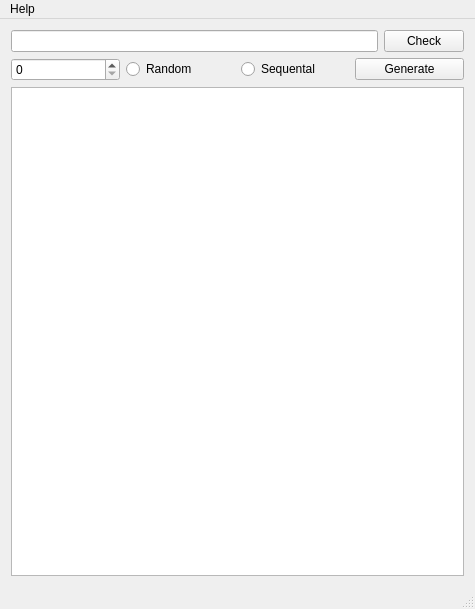
<?xml version="1.0" encoding="UTF-8"?>
<ui version="4.0">
 <class>MainWindow</class>
 <widget class="QMainWindow" name="MainWindow">
  <property name="geometry">
   <rect>
    <x>0</x>
    <y>0</y>
    <width>475</width>
    <height>609</height>
   </rect>
  </property>
  <property name="windowTitle">
   <string>TurkishIdQt</string>
  </property>
  <property name="windowIcon">
   <iconset resource="turkishidqt.qrc">
    <normaloff>:/image/TurkishIdQt.png</normaloff>:/image/TurkishIdQt.png</iconset>
  </property>
  <widget class="QWidget" name="centralWidget">
   <layout class="QVBoxLayout" name="verticalLayout">
    <item>
     <layout class="QHBoxLayout" name="horizontalLayout">
      <item>
       <widget class="QLineEdit" name="lineEditTC"/>
      </item>
      <item>
       <widget class="QPushButton" name="pushButtonCheck">
        <property name="text">
         <string>Check</string>
        </property>
       </widget>
      </item>
     </layout>
    </item>
    <item>
     <layout class="QHBoxLayout" name="horizontalLayout_2">
      <item>
       <widget class="QSpinBox" name="spinBoxGenerate">
        <property name="maximum">
         <number>1000000000</number>
        </property>
       </widget>
      </item>
      <item>
       <widget class="QRadioButton" name="radioButtonRandom">
        <property name="text">
         <string>Random</string>
        </property>
       </widget>
      </item>
      <item>
       <widget class="QRadioButton" name="radioButtonSequental">
        <property name="text">
         <string>Sequental</string>
        </property>
       </widget>
      </item>
      <item>
       <widget class="QPushButton" name="pushButtonGenerate">
        <property name="text">
         <string>Generate</string>
        </property>
       </widget>
      </item>
     </layout>
    </item>
    <item>
     <widget class="QPlainTextEdit" name="plainTextEditGenerate"/>
    </item>
   </layout>
  </widget>
  <widget class="QMenuBar" name="menuBar">
   <property name="geometry">
    <rect>
     <x>0</x>
     <y>0</y>
     <width>475</width>
     <height>18</height>
    </rect>
   </property>
   <widget class="QMenu" name="menuHelp">
    <property name="title">
     <string>Help</string>
    </property>
    <addaction name="actionAbout"/>
   </widget>
   <addaction name="menuHelp"/>
  </widget>
  <widget class="QStatusBar" name="statusBar"/>
  <action name="actionAbout">
   <property name="text">
    <string>About</string>
   </property>
  </action>
 </widget>
 <layoutdefault spacing="6" margin="11"/>
 <resources>
  <include location="turkishidqt.qrc"/>
 </resources>
 <connections/>
</ui>
